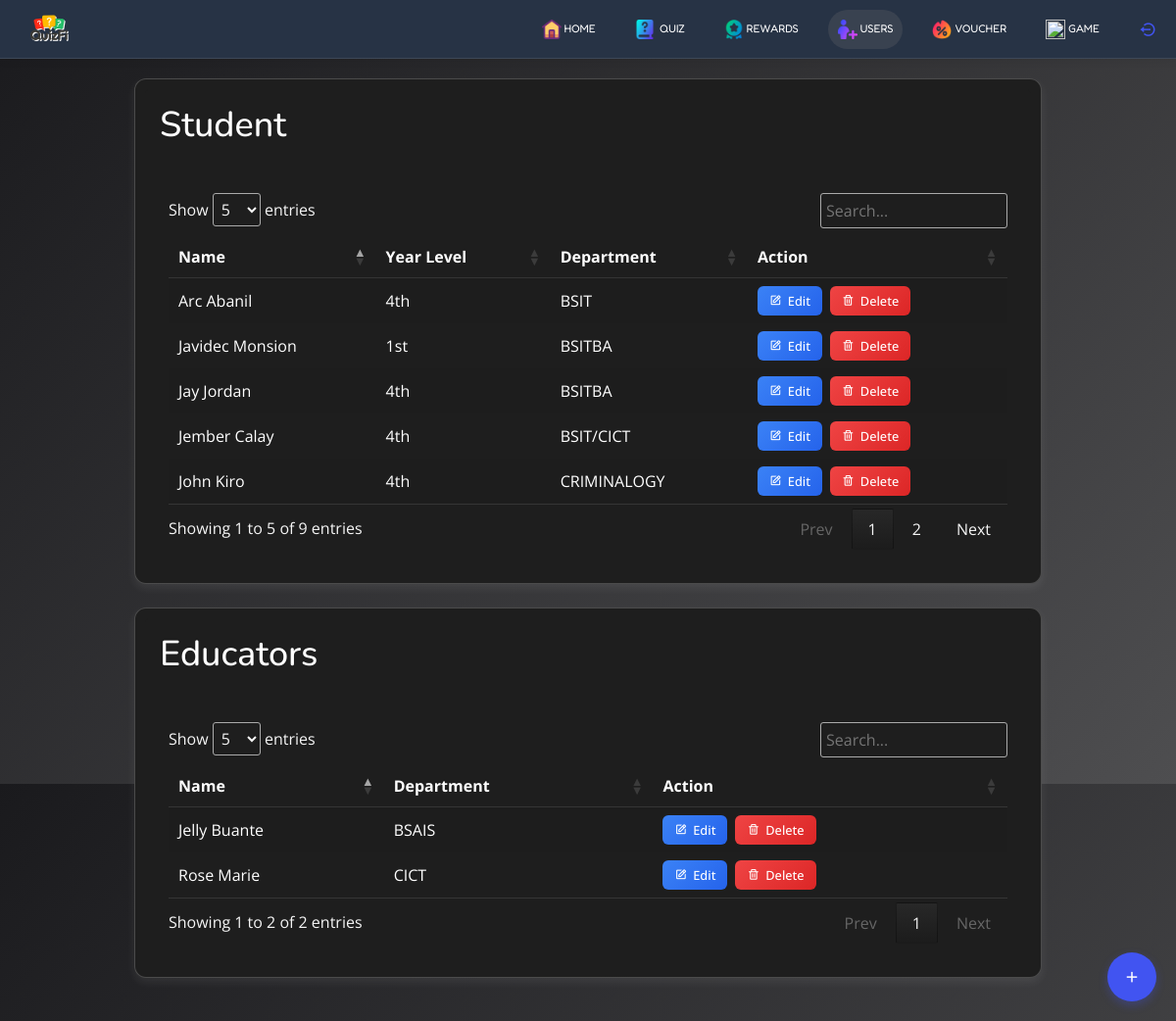
The page /admin/manage_users.php (signed in) on the database as committed earlier.
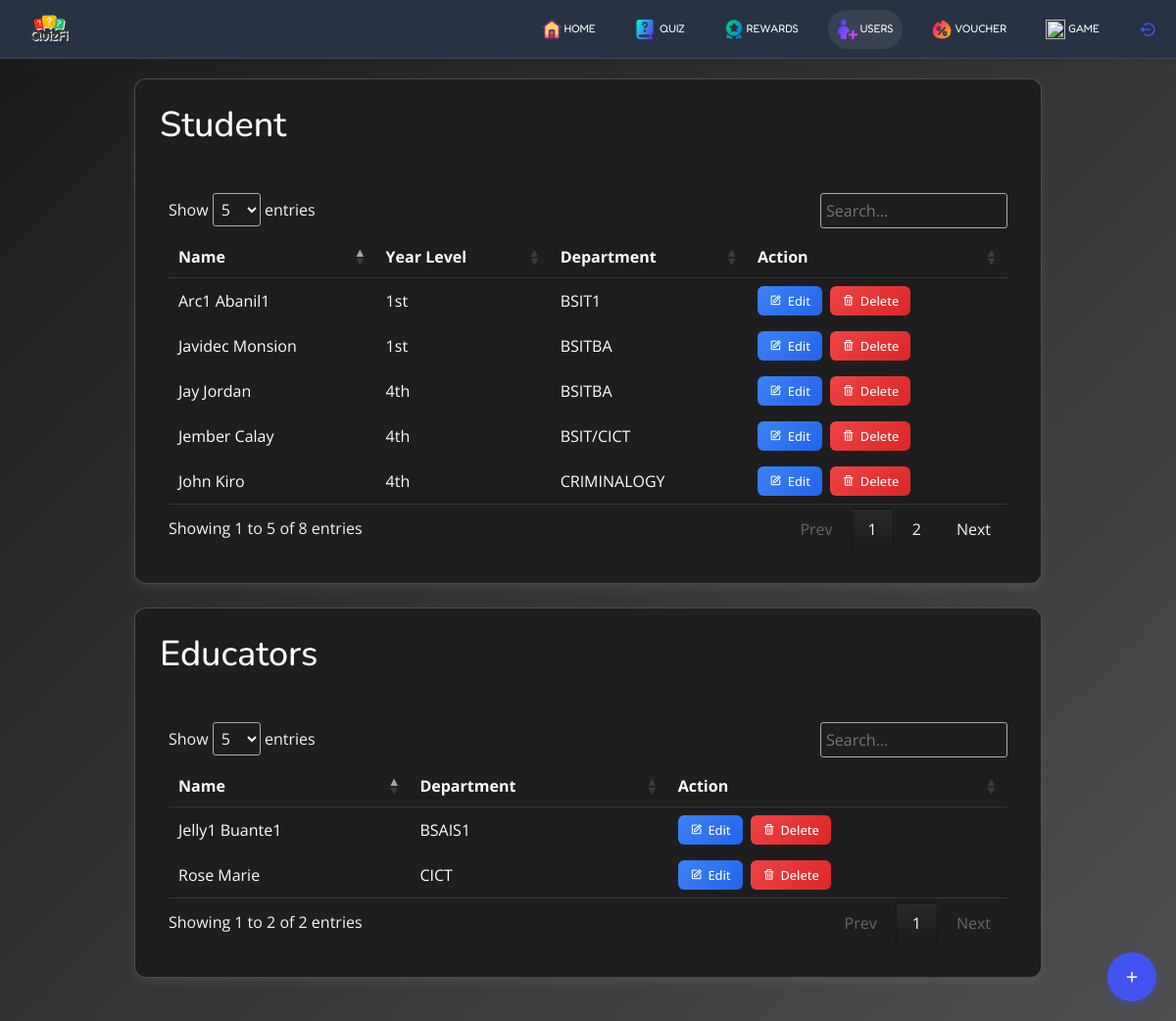
The same page on the database as committed later.
### tables this page shows
CREATE TABLE IF NOT EXISTS `students` (
  `student_id` int NOT NULL AUTO_INCREMENT,
  `user_id` int NOT NULL,
  `lastname` varchar(255) NOT NULL,
  `firstname` varchar(255) NOT NULL,
  `year` varchar(255) NOT NULL,
  `department` varchar(255) NOT NULL,
  `score` int NOT NULL DEFAULT '0',
  `duration` int NOT NULL DEFAULT '0',
  `status` enum('active','inactive') NOT NULL DEFAULT 'inactive',
  `start_time` timestamp NOT NULL,
  `ranking_id` int DEFAULT NULL,
  `ip_address` varchar(255) DEFAULT NULL,
  `profile_path` text,
  PRIMARY KEY (`student_id`),
  UNIQUE KEY `ranking_id` (`ranking_id`),
  KEY `user_id` (`user_id`)
);

CREATE TABLE IF NOT EXISTS `educators` (
  `educator_id` int NOT NULL AUTO_INCREMENT,
  `user_id` int NOT NULL,
  `lastname` varchar(255) NOT NULL,
  `firstname` varchar(255) NOT NULL,
  `department` varchar(255) NOT NULL,
  `profile_path` text,
  PRIMARY KEY (`educator_id`),
  KEY `user_id` (`user_id`)
);

### admin/manage_users.php (the view, shortened to what the changed rows need)
<?php
include_once 'includes/header.php';
include_once 'includes/session.php';
?>
<link rel="stylesheet" href="css/manage_users.css">
<link rel="stylesheet" href="https://cdn.datatables.net/1.13.7/css/jquery.dataTables.min.css">
<link rel="stylesheet" href="https://cdn.datatables.net/responsive/2.5.0/css/responsive.dataTables.min.css">
<body>
    <main id="main" class="main">
        <div class="container">
            <div class="card">
                <div class="card-header">
                    <h2>Student</h2>
                </div>
                <div class="card-body">
                    <table id="studentTable" class="studentTable stripe">
                        <thead>
                            <tr>
                                <th>Name</th>
                                <th>Year Level</th>
                                <th>Department</th>
                                <th>Action</th>
                            </tr>
                        </thead>
                        <tbody>
                            <?php
                            $students = $conn->prepare("SELECT * FROM students ORDER BY firstname ASC, lastname ASC");
                            $students->execute();
                            $students = $students->get_result();
                            while ($row = $students->fetch_assoc()):
                            ?>
                                <tr>
                                    <td data-label="Name"><?php echo $row['firstname'] . ' ' . $row['lastname']; ?></td>
                                    <td data-label="Year Level"><?php echo $row['year']; ?></td>
                                    <td data-label="Department"><?php echo $row['department']; ?></td>
                                    <td data-label="Action">
                                        <div class="action-btn-group">
                                            <button data-bs-toggle="tooltip" data-bs-placement="bottom" title="Edit Student"
                                                onclick="editStudent('<?php echo $row['student_id'] ?>')" class="btn-edit">
                                                <i class="bx bx-edit"></i>
                                                Edit
                                            </button>
                                            <button data-bs-toggle="tooltip" data-bs-placement="bottom"
                                                title="Delete Student" onclick="deleteStudent('<?php echo $row['student_id'] ?>')" class="btn-delete">
                                                <i class="bx bx-trash"></i>
                                                Delete
                                            </button>
                                        </div>
                                    </td>
                                </tr>
                            <?php endwhile; ?>
                        </tbody>
                    </table>
                </div>
            </div>
            <div class="card">
                <div class="card-header">
                    <h2>Educators</h2>
                </div>
                <div class="card-body">
                    <table id="educatorTable" class="educatorTable stripe">
                        <thead>
                            <tr>
                                <th>Name</th>
                                <th>Department</th>
                                <th>Action</th>
                            </tr>
                        </thead>
                        <tbody>
                            <?php
                            $educators = $conn->prepare("SELECT * FROM educators ORDER BY firstname ASC, lastname ASC");
                            $educators->execute();
                            $educators = $educators->get_result();
                            while ($row = $educators->fetch_assoc()):
                            ?>
                                <tr>
                                    <td data-label="Name"><?php echo $row['firstname'] . ' ' . $row['lastname']; ?></td>
                                    <td data-label="Department"><?php echo $row['department']; ?></td>
                                    <td data-label="Action">
                                        <div class="action-btn-group">
                                            <button data-bs-toggle="tooltip" data-bs-placement="bottom"
                                                title="Edit Educator"
                                                onclick="editEducator('<?php echo $row['educator_id'] ?>')"
                                                class="btn-edit">
                                                <i class="bx bx-edit"></i>
                                                Edit
                                            </button>
                                            <button data-bs-toggle="tooltip" data-bs-placement="bottom"
                                                title="Delete Educator" onclick="deleteEducator('<?php echo $row['educator_id'] ?>')" class="btn-delete">
                                                <i class="bx bx-trash"></i>
                                                Delete
                                            </button>
                                        </div>
                                    </td>
                                </tr>
                            <?php endwhile; ?>
                        </tbody>
                    </table>
                </div>
            </div>
        </div>
    </main>
</body>

Rows that differ between the two databases and show on the page:
changed students: firstname "Arc" → "Arc1"; lastname "Abanil" → "Abanil1"; year "4th" → "1st"; department "BSIT" → "BSIT1"
changed educators: firstname "Jelly" → "Jelly1"; lastname "Buante" → "Buante1"; department "BSAIS" → "BSAIS1"
Other text that changed with them:
text written by a page script: "Show entries Showing 1 to 5 of 9 entries Prev 1 2 Next" → "Show entries Showing 1 to 5 of 8 entries Prev 1 2 Next"
